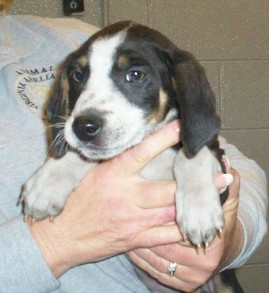
#> input picture test_data_cat_dogs/PetImages/Dog/10.jpg, 269 x 293 px, found by its file name
$ python CreateDataset_oud.py
#> lines starting #> are read from the running program, lines starting #| are printed output that depends on the picture
import numpy as np
import os
import cv2
import random
import joblib

IMG_SIZE_W = 50 #for our camera 800 is full resolution
IMG_SIZE_H = 50 #for our camera 600 is full resolution

#@param data_dir : path to the main folder that contains the subfolders with categories
#@param classes : subfolders of the main folders that represent the categories
def createDataset(data_dir,classes):
#> called with data_dir = 'test_data_cat_dogs/PetImages'
    training_data = []
    for clas in classes:
        path = os.path.join(data_dir,clas)
        class_num = classes.index(clas) #binary representation
        for img in os.listdir(path):
            try:
                im_mat = cv2.imread(os.path.join(path,img),cv2.IMREAD_GRAYSCALE) #read in grayscale because it takes in less memory and the images are saved in grayscale
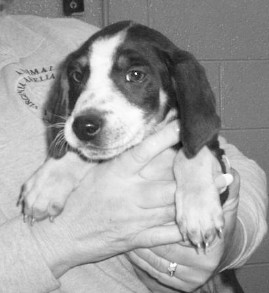
#> im_mat: shape (293, 269); min 10, max 255, mean 159.1
                im_norm = cv2.resize(im_mat,(IMG_SIZE_W,IMG_SIZE_H))
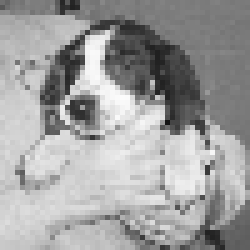
#> im_norm: shape (50, 50) (shown 5 times larger); min 21, max 252, mean 159.1
                training_data.append([im_norm,class_num])
            except Exception as e:
                pass
#> pass 2 of the loop in createDataset, `for clas in classes:`:
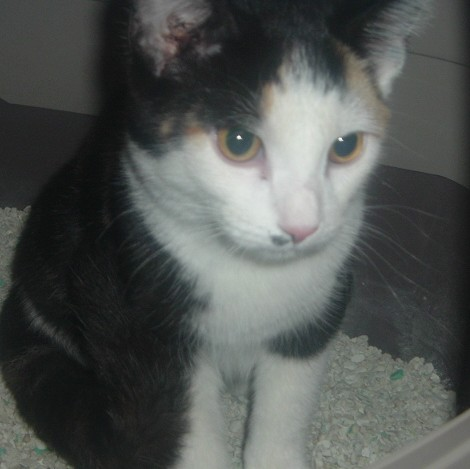
#> input picture test_data_cat_dogs/PetImages/Cat/10655.jpg, 470 x 469 px, found by its file name
#> im_mat: shape (469, 470)
#> in createDataset, `im_norm = cv2.resize(im_mat,(IMG_SIZE_W,IMG_SIZE_H))`:
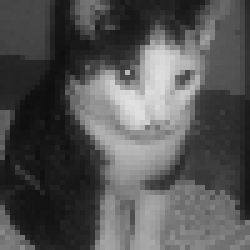
#> im_norm: shape (50, 50) (shown 5 times larger); min 13, max 225, mean 83.7

    print('length loaded data:'+str(len(training_data)))
#| length loaded data:2
    random.shuffle(training_data) #shuffle the data so its not all in the order of the categories

    train_x = []
    test_y = []

    for features,label in training_data:
        train_x.append(features)
        test_y.append(label)
#> this loop made 2 passes
#> label on passes 1 to 2: 0, 1
#> after the loop, test_y = [0, 1]; train_x = 2 items
    train_x = np.array(train_x).reshape(-1, IMG_SIZE_W, IMG_SIZE_H, 1) # tf expects a numpy array

    #save the data
    joblib.dump(train_x,"python/CV/train_x.joblib")
    joblib.dump(test_y,"python/CV/test_y.joblib")


data_dir = "test_data_cat_dogs/PetImages"
classes = ["Dog","Cat"]

createDataset(data_dir,classes)
